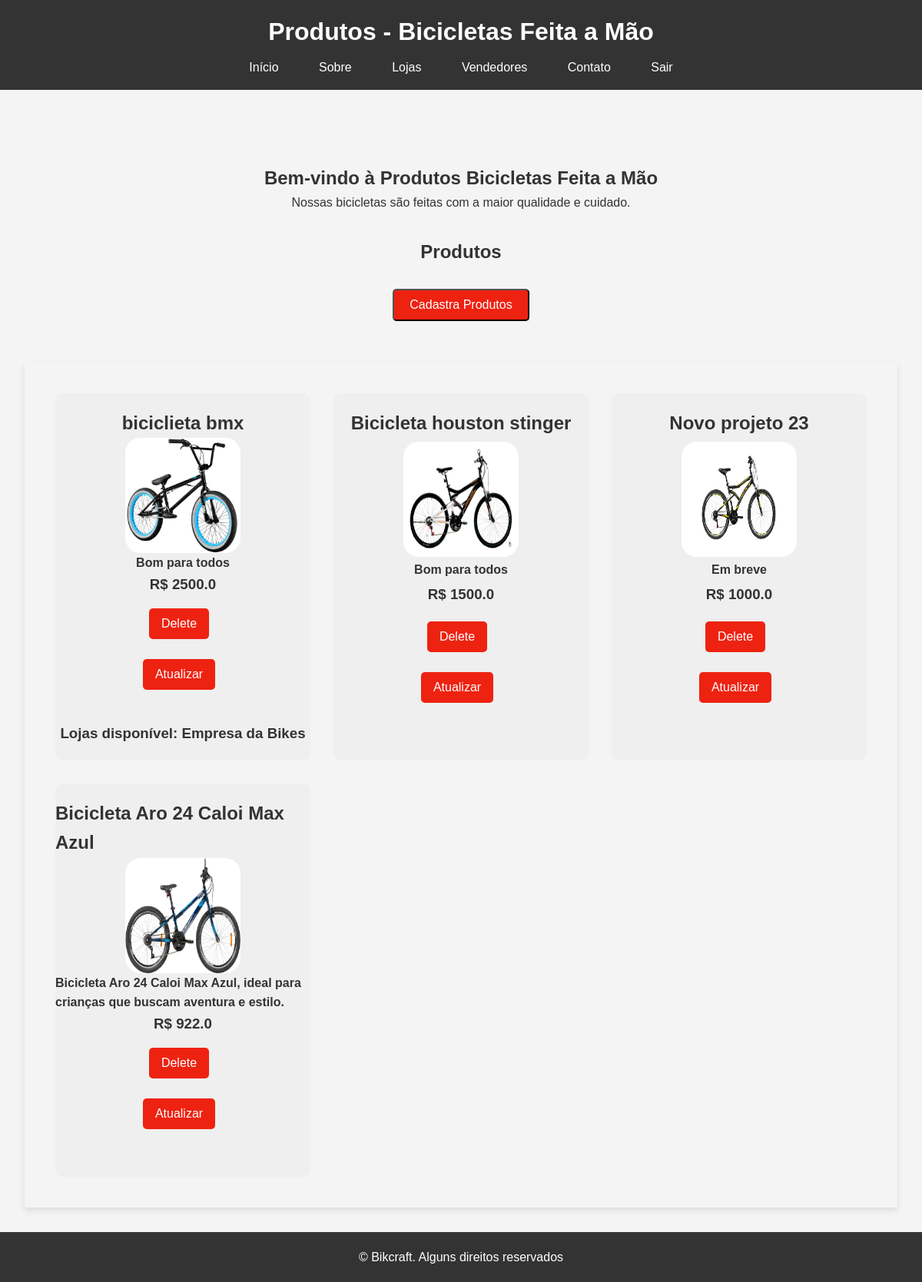
The page /produtos/ (signed in) on the database its author committed.
### bikcraft/models.py (models this page shows, shortened)
class Bike(models.Model):
    modelo = models.CharField(max_length=255, verbose_name='Modelo')
    preco = models.FloatField(verbose_name='Preço')
    descricao = models.TextField(verbose_name='Descrição', blank=True, null=True)
    foto = models.ImageField(upload_to='media/bikcraft/', blank=True, null=True, verbose_name='Foto')

class Lojas(models.Model):
    nome = models.CharField(max_length=30, verbose_name='Nome da Loja')
    produtos = models.ManyToManyField(Bike, verbose_name='Produtos')
    cnpj = models.CharField(max_length=14, verbose_name='CNPJ')
    detalhe = models.TextField(blank=True, null=True, verbose_name='Descrição')
    def __str__(self):
        return self.nome

### bikcraft/views.py (the view)
# urls.py: path('produtos/', views.ListProdutosView.as_view(), name='pagina-produtos'),
class ListProdutosView(ListView):
    model = Bike
    template_name = 'produtos.html'
    context_object_name = 'produtos'

### bikcraft/templates/produtos.html (shortened to what this page needs)
{% extends "base/produtos.html" %}
{% load static %}
{% block conteudo %}
<main>
    <section id="home">
        <h2><center>Bem-vindo à Produtos Bicicletas Feita a Mão</center></h2>
        <p><center>Nossas bicicletas são feitas com a maior qualidade e cuidado.</center></p>
    </section>
    <h2><center>Produtos</center></h2>
    <br>
    <div class="button-cadastra">
        <a href='{% url "cadastrar-produtos" %}'><button>Cadastra Produtos</button></a>
    </div>
    <br>
    <br>
    <section id="products">
        {% for produto in produtos %}
            <div class='product-card'>
                <h2>{{produto.modelo}}</h2>
                <img class='foto' src='{{produto.foto.url}}'/>
                <h4>{{produto.descricao}}</h4>
                <h3> R$ {{produto.preco}}</h3>
                <div class="button-container">
			        <form method='POST' action='{% url "deleta-produto" produto.id %}'>
				        <center><button type='submit'>Delete</button></center>
			        </form>
                    <br>
                    <center><a id='atualizado' href='{% url "pagina-atualizado" produto.id %}'><button id='atualiza'>Atualizar</button></a></center>
                </div>
                <br>
                <div class='lista_lojas'>
                    {% for loja in produto.lojas_set.all %}
                        <h3>Lojas disponível: {{loja}}</h3>
                    {% endfor %}
                </div>
            </div>
        {% endfor %}
    </section>
</main>
{% endblock conteudo %}

### templates/static/bikes/css/produtos.css (style rules this page uses)
* { margin: 0; padding: 0; box-sizing: border-box; }
body { font-family: Arial, sans-serif; line-height: 1.6; background-color: #f4f4f4; color: #333; }
#home { text-align: center; margin: 4rem; }
main { padding: 2rem; }
section#home { margin-bottom: 2rem; }
section#products { display: grid; gap: 30px; padding: 40px; box-shadow: 0 4px 8px rgba(0, 0, 0, 0.1); }
.button-cadastra { display: flex; justify-content: center; align-items: center; height: 6vh; }
.button-cadastra button { padding: 10px 20px; font-size: 16px; cursor: pointer; background-color: #e21; color: #fff; border-radius: 5px; }
.button-container { margin-top: 1rem; }
.button-container button { display: inline-block; margin-right: 10px; font-size: 16px; cursor: pointer; background: #e21; color: #fff; padding: 0.7rem 1.0rem; border: none; border-radius: 5px; }
#products { display: grid; grid-template-columns: repeat(3, 1fr); gap: 30px; padding: 40px; }
.lista_lojas { margin-top: 1rem; }
.product-card { background: #efefef; grid-template-columns: 1fr; border-radius: 10px; padding: 20px 0px; justify-items: center; display: grid; }
.foto { width: 150px; height: 150px; border-radius: 20px; }
p { text-align: center; }

### rows shown on the page
Bike: modelo "biciclieta bmx", foto (picture), descricao "Bom para todos", preco "2500.0"
Lojas: nome "Empresa da Bikes"
Bike: modelo "Bicicleta houston stinger", foto (picture), descricao "Bom para todos", preco "1500.0"
Bike: modelo "Novo projeto 23", foto (picture), descricao "Em breve", preco "1000.0"
Bike: modelo "Bicicleta Aro 24 Caloi Max Azul", foto (picture), descricao "Bicicleta Aro 24 Caloi Max Azul, ideal para crianças que buscam aventura e estilo.", preco "922.0"
